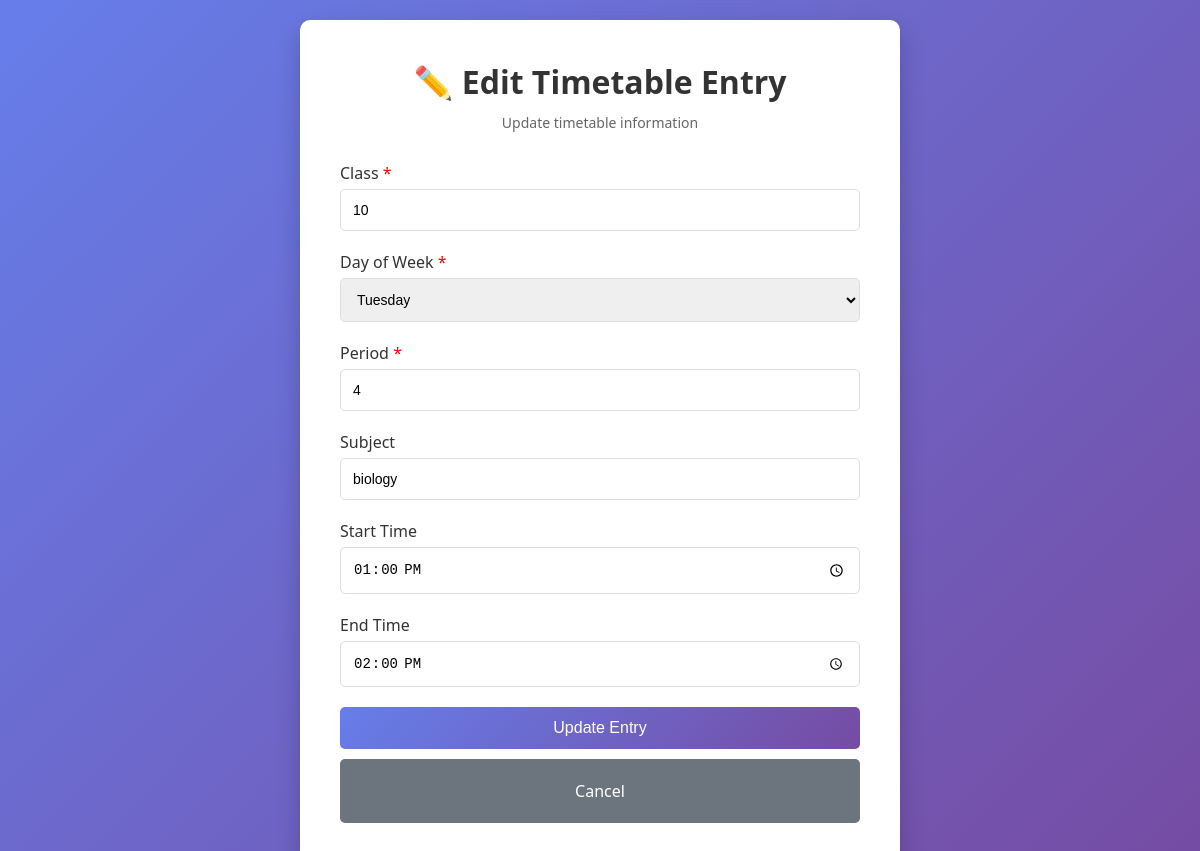
Page /timetable/edit/10 (signed in) on the committed database.
### models.py (models this page shows)
class Timetable(Base):
    __tablename__ = 'timetable'
    id = Column(Integer, primary_key=True)
    class_name = Column(String, nullable=False)
    day_of_week = Column(String, nullable=False)  # e.g., 'Monday', 'Tuesday'
    period = Column(String, nullable=False)       # e.g., 'Period 1', 'Period 2'
    subject = Column(String, nullable=True)       # e.g., 'Mathematics', 'Physics'
    start_time = Column(String, nullable=True)    # e.g., '09:00'
    end_time = Column(String, nullable=True)      # e.g., '10:00'

### app.py (the view, shortened to what this page needs)
@app.route('/timetable/edit/<int:id>', methods=['GET', 'POST'])
@login_required
def edit_timetable(id):
    if current_user.role != 'teacher':
        flash('Access denied! Teachers only.', 'error')
        return redirect(url_for('login'))
    db = SessionLocal()
    entry = db.query(Timetable).get(id)
    if not entry:
        flash('Timetable entry not found!', 'error')
        db.close()
        return redirect(url_for('manage_timetable'))
    db.close()
    return render_template('edit_timetable.html', entry=entry)

### app.py (called while the page is built)
@login_manager.user_loader
def load_user(user_id):
    db = SessionLocal()
    user = db.query(User).get(int(user_id))
    db.close()
    return user

### templates/edit_timetable.html (shortened to what this page needs)
<!DOCTYPE html>
<html lang="en">
<head>
</head>
<body>
    <div class="container">
        <h1>✏️ Edit Timetable Entry</h1>
        <p class="subtitle">Update timetable information</p>
        <form method="POST" action="{{ url_for('edit_timetable', id=entry.id) }}">
            <div class="form-group">
                <label>Class <span class="required">*</span></label>
                <input type="text" name="class_name" value="{{ entry.class_name }}" required>
            </div>
            <div class="form-group">
                <label>Day of Week <span class="required">*</span></label>
                <select name="day_of_week" required>
                    <option value="Tuesday" {% if entry.day_of_week == 'Tuesday' %}selected{% endif %}>Tuesday</option>
                </select>
            </div>
            <div class="form-group">
                <label>Period <span class="required">*</span></label>
                <input type="text" name="period" value="{{ entry.period }}" required>
            </div>
            <div class="form-group">
                <label>Subject</label>
                <input type="text" name="subject" value="{{ entry.subject or '' }}">
            </div>
            <div class="form-group">
                <label>Start Time</label>
                <input type="time" name="start_time" value="{{ entry.start_time or '' }}">
            </div>
            <div class="form-group">
                <label>End Time</label>
                <input type="time" name="end_time" value="{{ entry.end_time or '' }}">
            </div>
            <button type="submit" class="btn btn-primary">Update Entry</button>
            <a href="{{ url_for('manage_timetable') }}" class="btn btn-secondary" style="display: block; text-align: center; text-decoration: none; line-height: 40px;">Cancel</a>
        </form>
    </div>
</body>
</html>

### templates/edit_timetable.html (style rules this page uses)
* { margin: 0; padding: 0; box-sizing: border-box; }
body { font-family: 'Segoe UI', Tahoma, Geneva, Verdana, sans-serif; background: linear-gradient(135deg, #667eea 0%, #764ba2 100%); min-height: 100vh; display: flex; justify-content: center; align-items: center; padding: 20px; }
.container { background: white; padding: 40px; border-radius: 10px; box-shadow: 0 10px 25px rgba(0, 0, 0, 0.2); width: 100%; max-width: 600px; }
h1 { text-align: center; color: #333; margin-bottom: 10px; }
.subtitle { text-align: center; color: #666; margin-bottom: 30px; font-size: 14px; }
.form-group { margin-bottom: 20px; }
label { display: block; margin-bottom: 5px; color: #333; font-weight: 500; }
input[type="text"], input[type="time"], select { width: 100%; padding: 12px; border: 1px solid #ddd; border-radius: 5px; font-size: 14px; transition: border-color 0.3s; }
.btn { width: 100%; padding: 12px; border: none; border-radius: 5px; font-size: 16px; cursor: pointer; transition: transform 0.2s; margin-bottom: 10px; }
.btn-primary { background: linear-gradient(135deg, #667eea 0%, #764ba2 100%); color: white; }
.btn-secondary { background: #6c757d; color: white; }
.required { color: red; }

### rows in the picture
Timetable: class_name "10", day_of_week "Tuesday", period "4", subject "biology", start_time "13:00", end_time "14:00"
